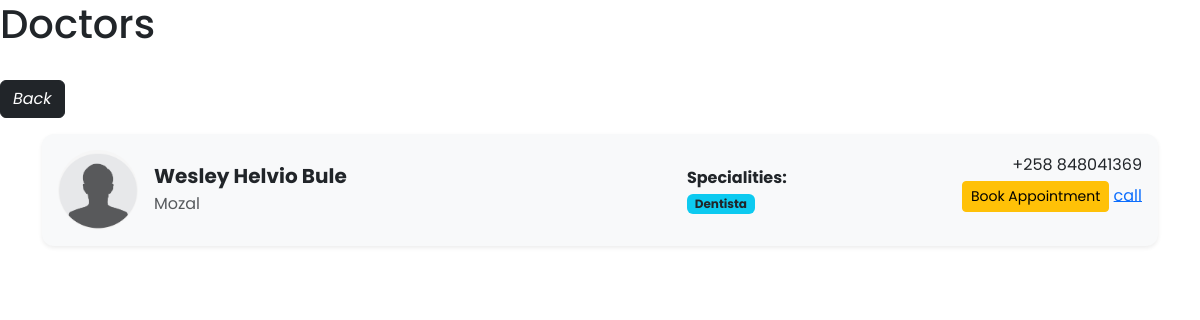
/patients/doctors (signed in), run on an earlier commit of the app's database.
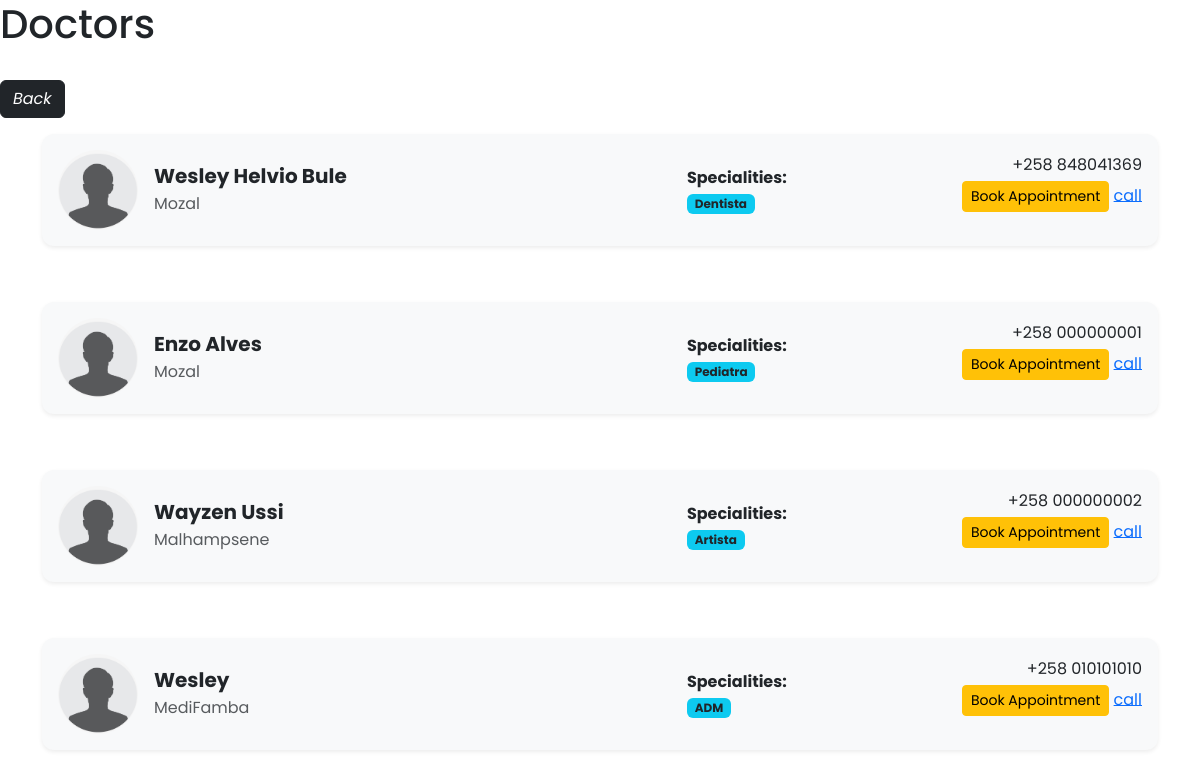
And on a later commit of the database.
### users/models.py (models this page shows, shortened)
class Doctor(models.Model):
    user = models.OneToOneField(User ,on_delete=models.CASCADE)
    name = models.CharField(max_length=255, default="")
    birthDate = models.DateField(default="2000-01-01")
    speciality = models.CharField(max_length=120)
    residence = models.CharField(max_length=50, default="")
    phoneNumber = models.CharField(max_length=14, unique=True, default="+258 ")

### users/views.py (the view)
# urls.py: path("patients/doctors", views.doctorList, name="patient_doctors"),
@has_role_decorator('patient')
@login_required(login_url='logIn')
def doctorList(request):
    doctors = Doctor.objects.all()
    context = {
        'doctors':doctors,
    }
    return render(request,"users/patient_doctors.html", context)

### users/templates/users/patient_doctors.html (shortened to what this page needs)
{% load static %}
{% block links %}
<link href='https://cdn.boxicons.com/3.0.3/fonts/basic/boxicons.min.css' rel='stylesheet'>
<link href="https://cdn.jsdelivr.net/npm/bootstrap@5.3.2/dist/css/bootstrap.min.css" rel="stylesheet">
<link rel="stylesheet" href="{% static 'users/style.css' %}">
{% endblock links %}
{% block body %}
    {% block main_content %}
        <h1>Doctors</h1>
        <a href="{% url 'home_patient' %}"><button type="button" class="btn btn-dark"><i class='bx  bx-chevron-left'>Back</i></button></a>
        {% for doctor in doctors %}
            <div class="container py-3">
                <div class="card mb-4 shadow-sm border-0 p-3" style="border-radius: 12px; background-color: #f8f9fa;">
                    <div class="row g-3 align-items-center">
                        <div class="col-auto">
                            <img src="{% static 'images/profile.png' %}" class="rounded-circle" alt="" width="80" height="80">
                        </div>
                        <div class="col">
                            <h5 class="card-title mb-1 fw-bold"> {{ doctor.name }} </h5>
                            <div class="d-flex flex-wrap align-items-center gap-2 mt-1">
                                <span class="text-muted"> {{ doctor.residence }} </span>
                            </div>
                        </div>
                        <div class="col-md-3">
                            <p class="mb-1 fw-bold">Specialities:</p>
                            <span class="badge bg-info text-dark"> {{ doctor.speciality }} </span>
                        </div>
                        <div class="col-md-auto text-md-end mt-2 mt-md-0">
                            <p class="mb-1"> {{ doctor.phoneNumber }} </p>
                            <a href="#" class="btn btn-warning btn-sm">Book Appointment</a> <a href=""> call </a>
                        </div>
                    </div>
                </div>
            </div>
        {% endfor %}
    {% endblock main_content %}
{% endblock body %}

### users/static/users/style.css (style rules this page uses)
* { padding: 0%; margin: 0%; box-sizing: border-box; font-family: 'Poppins', sans-serif; }

What changed in the data, as far as the page shows it:
added Doctor: name "Enzo Alves", residence "Mozal", speciality "Pediatra", phoneNumber "+258 000000001"
added Doctor: name "Wayzen Ussi", residence "Malhampsene", speciality "Artista", phoneNumber "+258 000000002"
added Doctor: name "Wesley", residence "MediFamba", speciality "ADM", phoneNumber "+258 010101010"
